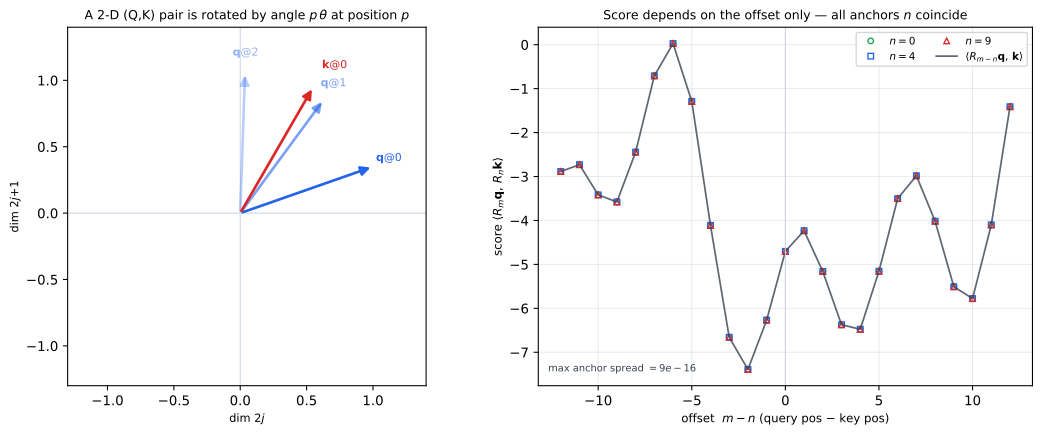

Source code (Python):
"""Figure E.2 — RoPE: rotation by position, and why the score is relative.

Left: a query/key 2-D sub-pair rotated by position; the angle is p*theta. Right:
the attention score <R_m q, R_n k> as a function of the offset (m-n) only — three
curves at different (m,n) but equal offset coincide exactly, the relative-position
property. Computed with the same rope() used in the validation engine, so the
right panel IS the numerical proof of the identity (spread ~1e-15).

RoPE: Su et al. (RoFormer) [66]; used per-layer in Llama [65, Sec 2.2].

Output: appendix-e-rope.svg / .json
"""
import json
import pathlib
import numpy as np
import matplotlib
matplotlib.use("Agg")
import matplotlib.pyplot as plt

HERE = pathlib.Path(__file__).resolve().parent
Q_C, K_C, ACC = "#2563eb", "#dc2626", "#16a34a"
EDGE = "#374151"


def rope(x, pos, base=10000.0):
    d = x.shape[-1]
    j = np.arange(d // 2)
    theta = base ** (-2.0 * j / d)
    ang = pos * theta
    c, s = np.cos(ang), np.sin(ang)
    xe, xo = x[..., 0::2], x[..., 1::2]
    out = np.empty_like(x)
    out[..., 0::2] = xe * c - xo * s
    out[..., 1::2] = xe * s + xo * c
    return out


fig, (ax1, ax2) = plt.subplots(1, 2, figsize=(11.5, 4.7))

# --- left: a single 2-D pair rotated by position ---
q2 = np.array([1.0, 0.35]); k2 = np.array([0.55, 0.95])
ax1.set_aspect("equal"); ax1.set_xlim(-1.3, 1.4); ax1.set_ylim(-1.3, 1.4)
ax1.axhline(0, color="#cbd5e1", lw=0.8); ax1.axvline(0, color="#cbd5e1", lw=0.8)
theta0 = 0.6   # one frequency, for illustration
for p, alpha in [(0, 1.0), (1, 0.6), (2, 0.32)]:
    rq = np.array([q2[0] * np.cos(p * theta0) - q2[1] * np.sin(p * theta0),
                   q2[0] * np.sin(p * theta0) + q2[1] * np.cos(p * theta0)])
    ax1.annotate("", xy=rq, xytext=(0, 0),
                 arrowprops=dict(arrowstyle="-|>", color=Q_C, lw=2.0, alpha=alpha,
                                 mutation_scale=14))
    ax1.text(rq[0] * 1.12, rq[1] * 1.12, f"$\\mathbf{{q}}$@{p}", color=Q_C,
             fontsize=8.2, alpha=max(alpha, 0.5), ha="center")
ax1.annotate("", xy=k2, xytext=(0, 0),
             arrowprops=dict(arrowstyle="-|>", color=K_C, lw=2.0, mutation_scale=14))
ax1.text(k2[0] * 1.12, k2[1] * 1.15, "$\\mathbf{k}$@0", color=K_C, fontsize=8.2)
ax1.set_title("A 2-D (Q,K) pair is rotated by angle $p\\,\\theta$ at position $p$",
              fontsize=9.4)
ax1.set_xlabel("dim $2j$", fontsize=8.5); ax1.set_ylabel("dim $2j{+}1$", fontsize=8.5)

# --- right: score depends only on the offset (m-n) ---
rng = np.random.default_rng(1)
dh = 32
q = rng.standard_normal(dh); k = rng.standard_normal(dh)
offsets = np.arange(-12, 13)
# three different anchor positions n, same offset axis -> identical curves
for n, mk, lab in [(0, "o", "$n=0$"), (4, "s", "$n=4$"), (9, "^", "$n=9$")]:
    score = [rope(q, n + off) @ rope(k, n) for off in offsets]
    ax2.plot(offsets, score, mk, ms=4.2, mfc="none",
             color={0: ACC, 4: Q_C, 9: K_C}[n], label=lab, lw=0)
# reference line: single rotation by offset
ref = [rope(q, off) @ rope(k, 0) for off in offsets]
ax2.plot(offsets, ref, "-", color=EDGE, lw=1.3, alpha=0.8,
         label=r"$\langle R_{m-n}\mathbf{q},\,\mathbf{k}\rangle$")
ax2.axvline(0, color="#cbd5e1", lw=0.8)
ax2.set_xlabel("offset  $m - n$ (query pos $-$ key pos)", fontsize=8.8)
ax2.set_ylabel(r"score $\langle R_m\mathbf{q},\,R_n\mathbf{k}\rangle$", fontsize=8.8)
ax2.set_title("Score depends on the offset only — all anchors $n$ coincide", fontsize=9.4)
ax2.grid(alpha=0.25); ax2.legend(fontsize=7.8, ncol=2, loc="upper right")

# numeric residual annotation
spread = max(abs(np.array([rope(q, 0 + 5) @ rope(k, 0),
                           rope(q, 4 + 5) @ rope(k, 4),
                           rope(q, 9 + 5) @ rope(k, 9)]) - (rope(q, 5) @ rope(k, 0))))
ax2.text(0.02, 0.04, f"max anchor spread $= {spread:.0e}$", transform=ax2.transAxes,
         fontsize=7.4, color=EDGE)

with open(HERE / "appendix-e-rope.json", "w") as f:
    json.dump({"anchor_spread": float(spread)}, f, indent=1)

fig.tight_layout()
fig.savefig(HERE / "appendix-e-rope.svg", bbox_inches="tight")
print(f"wrote appendix-e-rope.svg  (anchor spread {spread:.1e})")
